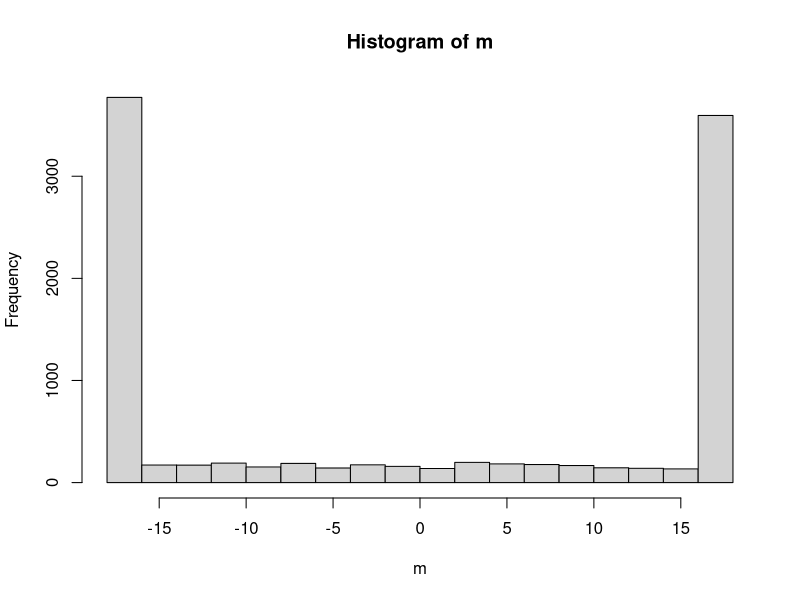

Recreate this plot in R.
## ---- chunk 1
knitr::opts_chunk$set(echo = TRUE)
## ---- chunk 2
mu = 2 
d = 18
n = 10000
x = matrix(0, nrow = n, ncol = d)
x1 = runif(d)
x[1, ] = ifelse(x1>0.5,1,-1)
for (i in 2:n) {
  for (j in 1:d) {
    if (j == 1) {
      x[i, ]= x[i-1,]
      p = exp(mu*1*x[i,2])/(exp(mu*1*x[i,2]) + exp(-mu*1*x[i,2]))
    } else if (j == d) {
      p = exp(mu*x[i,d-1])/(exp(mu*1*x[i,d-1]) + exp(-mu*1*x[i,d-1]))
     
    } else {
      p = exp(mu*x[i,j-1]+mu*x[i,j+1])/(exp(mu*x[i,j-1]+mu*x[i,j+1])+ exp(-mu*x[i,j-1]-mu*x[i,j+1]))
    }
    x[i,j] = ifelse(rbinom(1,size=1, p)==1, 1, -1)
  }
  
}
m = apply(x, 1, sum)
hist(m)
## ---- chunk 3
y = c(1.8, 3.3, 0.4, 2.5, 2.6, 2.3)
w = 0.04
a = 2
b = 0.5
m = 10000
n = 6
para = matrix(0, nrow = m, ncol = 2)
para[1,1] = rnorm(1, mean = 0, sd = sqrt(1/w))
para[1,2] = rgamma(1, shape = a, scale = b)
# first column is mu, second column is tau
for (i in 2:m) {
  para[i, ] = para[i-1, ]
  for (j in 1:2) {
    if (j == 1) {
      tau = para[i,2]
      para[i,1] = rnorm(1,mean = tau*sum(y)/(w+tau*n),sd =sqrt(1/(w+tau*n)))
    } else {
      mu = para[i,1]
      para[i,2] = rgamma(1, shape = n/2+a, scale = 1/(sum((y-mu)^2)/2+1/b))
    }
  }
}
# posterior mean os mu and tau
apply(para, 2, mean)
